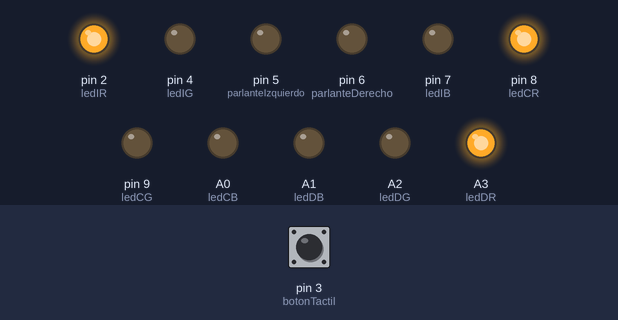
Bench run of a sketch on a simulated Arduino Uno, built with avr-gcc and run on an emulated ATmega328P. Parts: output pins drawn as LEDs (lit = HIGH). Inputs (shaded band) come from the test bench; at power-on: pin 3 (botonTactil) LOW.

Above: at 1.2 s.
1.3 s: pin 3 (botonTactil) pulled HIGH for 0.15 s
At 1.37 s:
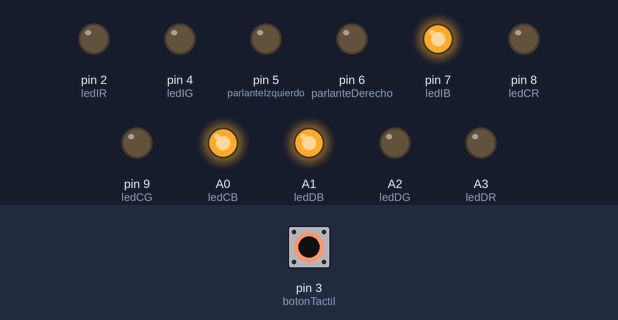
2.9 s: pin 3 (botonTactil) pulled HIGH for 3.2 s
At 6.7 s:
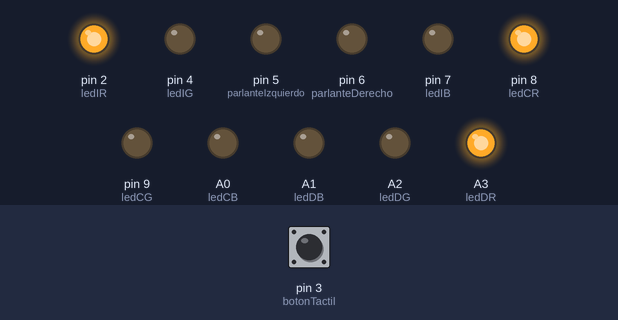
Timing chart, 0 to 8.2 s (numbered marks = the images above; inputs shaded):
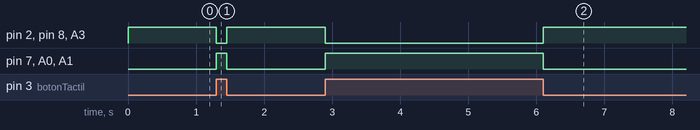

The sketch:

ProgamaV2.ino
```cpp
//Leds RGB
#define ledIR 2
#define ledIG 4
#define ledIB 7

#define ledCR 8
#define ledCG 9
#define ledCB A0

#define ledDR A3
#define ledDG A2
#define ledDB A1

/*
#define led1R 0
#define led1G 1
#define led1B A0

#define led2R 2
#define led2G 9
#define led2B 4

#define led3R 7
#define led3G A7
#define led3B 8

#define led4R A6
#define led4G A5
#define led4B A4

#define led5R A3
#define led5G A2
#define led5B A1
*/

//Boton Tactil
#define botonTactil 3

//Parlantes
#define parlanteIzquierdo 5
#define parlanteDerecho 6

//Variables
double timer;
double timerNow;
int crono;
bool modo;
double timerANow;
double timerASpace;
int tiempoEsperaModos = 5000;
int tiempoPrimerMensaje = 10000;
int tiempoSegundoMensaje = 20000;
int tiempoTercerMensaje = 30000;
double tiempoOptimo = 50000;
double tiempoFinal;
double aguaPorSegundo = 0.25;

void setup() {
Serial.begin(9600);

pinMode(ledIR, OUTPUT);
pinMode(ledIG, OUTPUT);
pinMode(ledIB, OUTPUT);
pinMode(ledCR, OUTPUT);
pinMode(ledCG, OUTPUT);
pinMode(ledCB, OUTPUT);
pinMode(ledDR, OUTPUT);
pinMode(ledDG, OUTPUT);
pinMode(ledDB, OUTPUT);

pinMode(botonTactil, INPUT);

pinMode(parlanteIzquierdo, OUTPUT);
pinMode(parlanteDerecho, OUTPUT);

digitalWrite(ledIR, LOW);
digitalWrite(ledIG, LOW);
digitalWrite(ledIB, HIGH);
digitalWrite(ledCR, LOW);
digitalWrite(ledCG, LOW);
digitalWrite(ledCB, HIGH);
digitalWrite(ledDR, LOW);
digitalWrite(ledDG, LOW);
digitalWrite(ledDB, HIGH);
}

void loop(){
  if(digitalRead(botonTactil)){
    digitalWrite(ledIR, LOW);
digitalWrite(ledIG, LOW);
digitalWrite(ledIB, HIGH);
digitalWrite(ledCR, LOW);
digitalWrite(ledCG, LOW);
digitalWrite(ledCB, HIGH);
digitalWrite(ledDR, LOW);
digitalWrite(ledDG, LOW);
digitalWrite(ledDB, HIGH);
  }else{
    digitalWrite(ledIR, HIGH);
digitalWrite(ledIG, LOW);
digitalWrite(ledIB, LOW);
digitalWrite(ledCR, HIGH);
digitalWrite(ledCG, LOW);
digitalWrite(ledCB, LOW);
digitalWrite(ledDR, HIGH);
digitalWrite(ledDG, LOW);
digitalWrite(ledDB, LOW);
  }
}
```

Measured:
- after the input at 1.3 s, pin 2 (ledIR), pin 8 (ledCR), A3 (ledDR): HIGH → LOW at once, → HIGH 0.15 s later; pin 7 (ledIB), A0 (ledCB), A1 (ledDB): LOW → HIGH at once, → LOW 0.15 s later
- after the input at 2.9 s, pin 2 (ledIR), pin 8 (ledCR), A3 (ledDR): HIGH → LOW at once, → HIGH 3.2 s later; pin 7 (ledIB), A0 (ledCB), A1 (ledDB): LOW → HIGH at once, → LOW 3.2 s later
